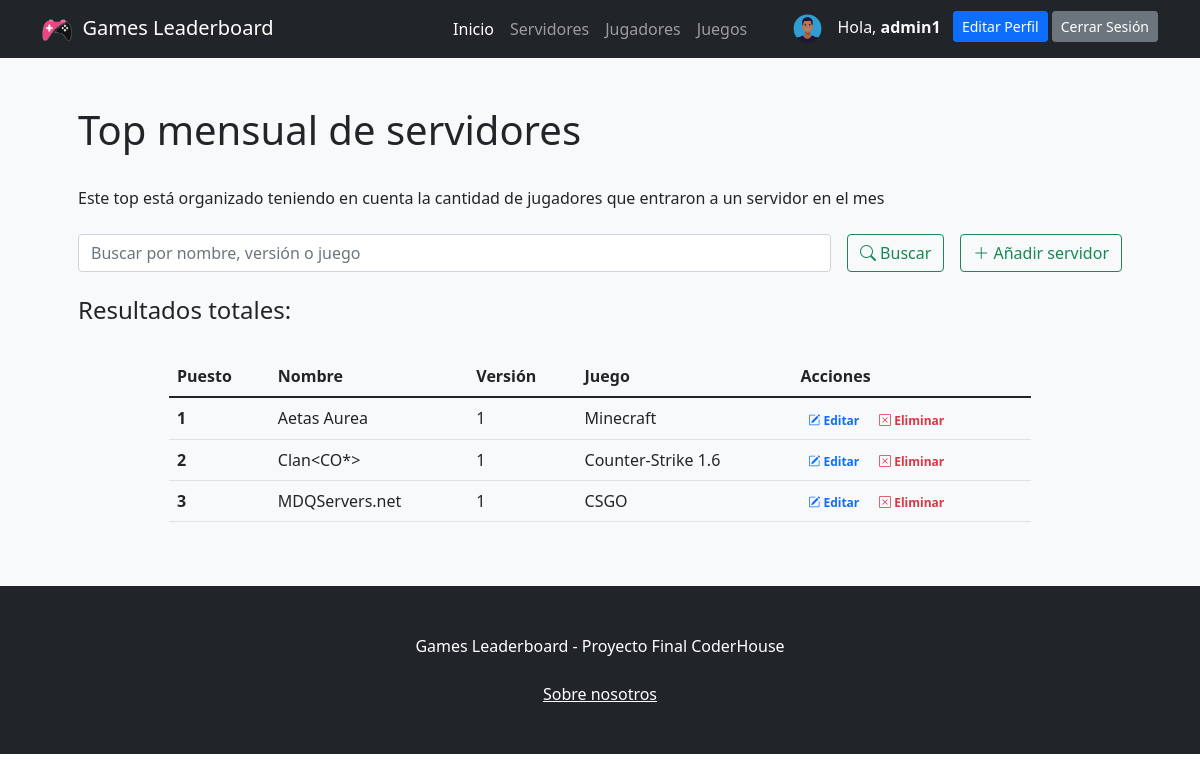
Before: /app/servidores/ (signed in) with the older database file.
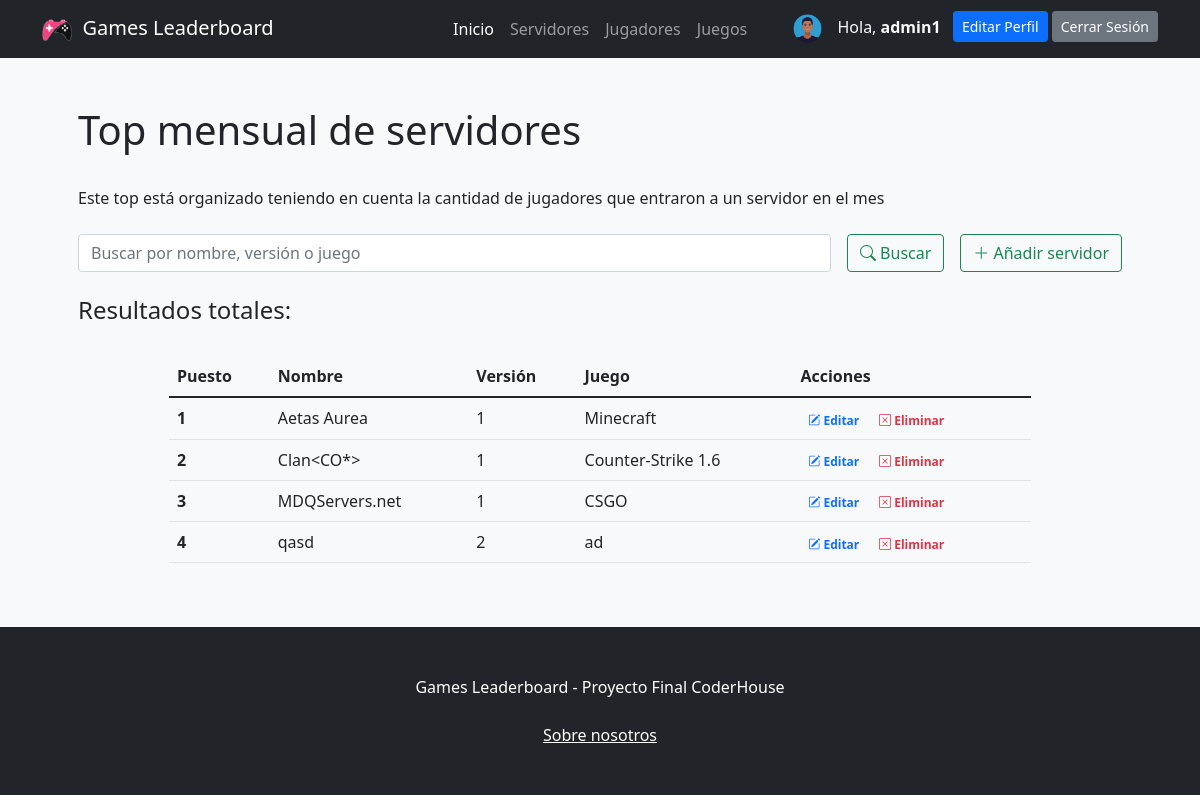
After: the same page with the newer database file.
### ProyectoFinalApp/models.py (models this page shows)
class Avatar(models.Model):
    usuario = models.OneToOneField(User, on_delete = models.CASCADE)
    imagen = models.ImageField(upload_to = 'avatars/', blank = True, null = True)

class Servidor(models.Model):
    nombre = models.CharField(max_length = 20) #texto
    version = models.IntegerField() #numerico
    juegoServer = models.CharField(max_length = 20)
    class Meta:
        verbose_name_plural = "Servidores"

### ProyectoFinalApp/views.py (the view, shortened to what this page needs)
# urls.py: path('servidores/', servidores, name= "servidores"),
def servidores(request):
    servidores = Servidor.objects.all()
    return render(
        request, "ProyectoFinalApp/servidores.html", {"servidores": servidores}
    )

### ProyectoFinalApp/templates/ProyectoFinalApp/servidores.html (shortened to what this page needs)
{% extends 'ProyectoFinalApp/base.html' %}
{% load static %}
{% block contenidoPagina %}
<section class="bg-light py-5">
    <div class="container px-5">
        <h1>Top mensual de servidores</h1>
        <br>
        <head>Este top está organizado teniendo en cuenta la cantidad de jugadores que entraron a un servidor en el mes</head>
        <head></head>
        <br>
        <br>
        <div class="row gx-5 justify-content-center">
            <div class="col-lg-12">
                <form class="d-flex my-2 my-lg-0" action="" method="post">
                    <input class="flex-grow-0 form-control mr-sm-2" type="search" name="search" placeholder="Buscar por nombre, versión o juego" aria-label="Search">
                    <button class="btn btn-outline-success text-nowrap ms-3 my-2 my-sm-0" type="submit"> <i class="bi bi-search"></i> Buscar</button>
                    <a class="btn btn-outline-success text-nowrap ms-3 my-2 my-sm-0" href="{% url 'crearServidor' %}"> <i class="bi bi-plus-lg"></i> Añadir servidor</a>
                </form>
            </div>
        </div>
        <br>
        <h4>Resultados
            {% if search %}
                para "{{busqueda}}":
            {% else %}
                totales:
            {% endif %}
        </h4>
        <br>
        <div class="row gx-5 justify-content-center">
            <div class="col-lg-10 table-responsive">
                <table class="table table-theme">
                    <thead>
                        <tr>
                            <th scope="col">Puesto</th>
                            <th scope="col">Nombre</th>
                            <th scope="col">Versión</th>
                            <th scope="col">Juego</th>
                            {% if user.is_superuser %}
                            <th scope="col">Acciones</th>
                            {% endif %}
                        </tr>
                    </thead>
                    <tbody>
                        {% for servidor in servidores %}
                            <tr>
                                <th scope="row">{{forloop.counter}}</th>
                                <td>{{servidor.nombre}}</td>
                                <td>{{servidor.version}}</td>
                                <td>{{servidor.juegoServer}}</td>
                                <td>
                                    {% if user.is_superuser %}
                                    <a href="{% url 'editarServidor' servidor.id %}" class="text-primary badge badge-primary text-decoration-none"> <i class="bi bi-pencil-square"></i> Editar</a>
                                    <a href="{% url 'servidorDelete' servidor.id %}" class="text-danger badge badge-danger text-decoration-none"> <i class="bi bi-x-square"></i> Eliminar</a>
                                    {% endif %}
                                </td>
                            </tr>
                        {% endfor %}
                    </tbody>
                </table>
            </div>
        </div>
    </div>
</section>
{% endblock %}

### ProyectoFinalApp/templates/ProyectoFinalApp/base.html (shortened to what this page needs)
{% load static %}
<!DOCTYPE html>
<html lang="en">
<head>
    <link rel="stylesheet" href="https://cdn.jsdelivr.net/npm/bootstrap-icons@1.8.3/font/bootstrap-icons.css">
    <link href="{% static 'css/styles.css' %}" rel="stylesheet" />
</head>
<body>
    <nav class="navbar navbar-expand-lg navbar-dark bg-dark">
        <div class="container">
            <a class="navbar-brand" href="{% url 'inicio' %}"><img src="{% static 'assets/logonavbar.png' %}"
                    alt="{% static 'assets/logonavbar.png' %}" width="30" height="30">&nbsp Games Leaderboard</a>
            <div class="collapse navbar-collapse" id="navbarSupportedContent">
                <ul class="navbar-nav ms-auto mb-2 mb-lg-0 ">
                    <li class="nav-item"><a class="nav-link active" aria-current="page"
                            href="{% url 'inicio' %}">Inicio</a></li>
                    <li class="nav-item"><a class="nav-link" href="{% url 'servidores' %}">Servidores</a></li>
                    <li class="nav-item"><a class="nav-link" href="{% url 'jugadores' %}">Jugadores</a></li>
                    <li class="nav-item"><a class="nav-link" href="{% url 'juegos' %}">Juegos</a></li>
                </ul>
                <ul class="navbar-nav ms-auto mb-2 mb-lg-0 ">
                    {% if user.is_authenticated %}
                    {% if user.avatar.imagen.url %}
                    <img class="rounded-circle" src="{{user.avatar.imagen.url}}" width="35" height="35" alt="">
                    {% else %}
                    <img class="rounded-circle" src="{%static 'assets/default.png'%}" width="35" height="35" alt="">
                    {% endif %}
                    <li class="nav-item">
                        <p class="text-light my-1 mx-1"></i> &nbsp Hola, <b>{{user.username}} &nbsp</b></p>
                    </li>
                    <li class="nav-item"><a class="btn btn-primary btn-sm btn-block"
                            href="{% url 'editarperfil' %}">Editar Perfil</a></li>
                    <li class="nav-item"><a class="btn btn-secondary btn-sm btn-block" href="{% url 'logout' %}">Cerrar
                            Sesión</a></li>
                    {% else %}
                    <li class="nav-item"><a class="btn btn-primary mx-2" href="{% url 'login' %}">Iniciar Sesión</a>
                    </li>
                    <li class="nav-item"><a class="btn btn-outline-primary" href="{% url 'register' %}">Registrarse</a>
                    </li>
                    {% endif %}
                </ul>
            </div>
        </div>
    </nav>
    {% block contenidoPagina %}
    {% endblock %}
    <footer class="py-5 bg-dark">
        <div class="container">
            <p class="m-0 text-center text-white">Games Leaderboard - Proyecto Final CoderHouse</p>
        </div>
        <br>
        <p class="m-0 text-center text-white"><a href="{% url 'about' %}" class="text-white m-0 text-center">Sobre
                nosotros</a></p>
    </footer>
</body>
</html>

Changed rows visible on the page:
added Servidor: nombre "qasd", version "2", juegoServer "ad"
